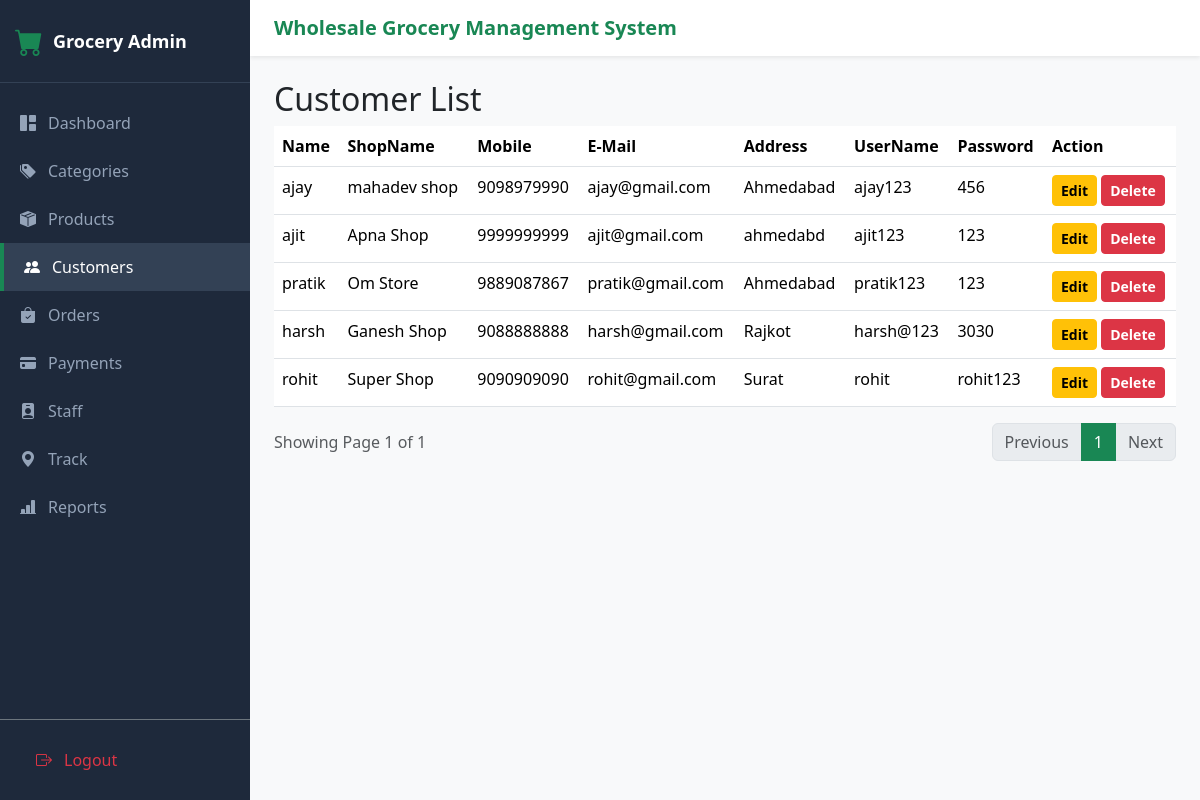
Before: /customer-list/ (signed in) with the older database file.
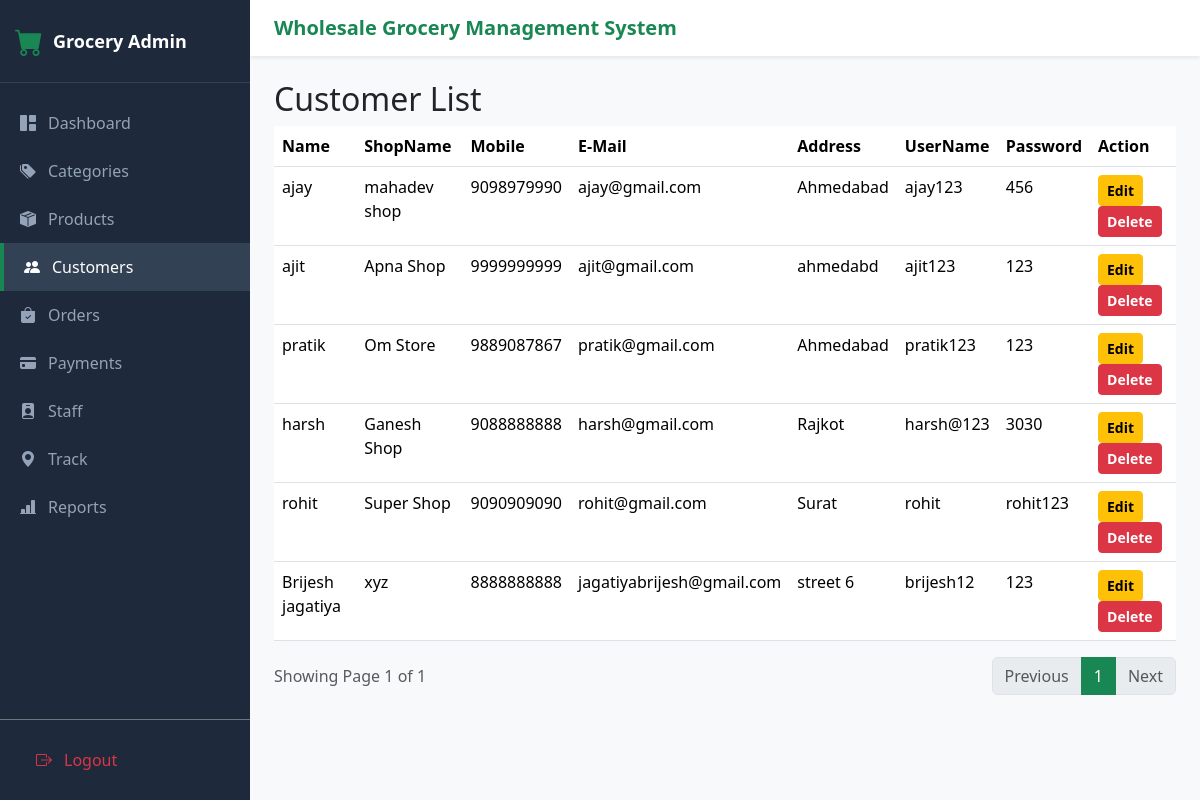
After: the same page with the newer database file.
### GroceryApp/models.py (models this page shows, shortened)
class Customer(models.Model):
    user = models.OneToOneField(User,on_delete=models.CASCADE, null=True, blank=True)
    name = models.CharField(max_length=100)
    shopname = models.CharField(max_length=100)
    mobile = models.CharField(max_length=15)
    country = models.CharField(max_length=50,null=True,blank=True)
    country_code = models.CharField(max_length=10,null=True, blank=True)
    currency_symbol = models.CharField(max_length=10,null=True, blank=True)
    currency_code = models.CharField(max_length=10,null=True, blank=True)
    email = models.EmailField(unique=True)
    address = models.TextField()
    username = models.CharField(max_length=100,unique=True)
    password = models.CharField(max_length=100)

### GroceryApp/views.py (the view)
# urls.py: path("customer-list/",views.customer,name="customer"),
def customer(request):
    if not request.session.get('is_admin'):
        return redirect('/admin-login/')
    customers = Customer.objects.all().order_by('id')
    paginator = Paginator(customers,10)
    page_number = request.GET.get('page')
    customers =  paginator.get_page(page_number)
    return render(request,"admin/customer.html",{'customers':customers})

### templates/admin/customer.html (shortened to what this page needs)
{% extends 'admin/admin_base.html' %}
{% block content %}
<!DOCTYPE html>
<html lang="en">
<head>
</head>
<body>
       <h2>Customer List</h2>
       <table class="table table-border table-hover">
        <thead>
          <tr>
            <th>Name</th>
            <th>ShopName</th>
            <th>Mobile</th>
            <th>E-Mail</th>
            <th>Address</th>
            <th>UserName</th>
            <th>Password</th>
            <th>Action</th>
          </tr>
        </thead>
       <tbody class="tbody">
        {% for customer in customers  %}
        <tr>
            <td>{{ customer.name }}</td>
            <td>{{ customer.shopname }}</td>
            <td>{{ customer.mobile }}</td>
            <td>{{ customer.email }}</td>
            <td>{{ customer.address }}</td>
            <td>{{ customer.username }}</td>
            <td>{{ customer.password }}</td>
            <td>
              <a href="{% url 'edit_customer' customer.id %}" class="btn btn-warning btn-sm fw-bold">Edit</a>
              <a href="{% url 'delete_customer' customer.id %}" class="btn btn-danger btn-sm fw-bold" onclick="return confirm('Are you sure you want to delete this customer?');">Delete</a>
            </td>
        </tr>
        {% endfor %}
       </tbody>
       </table>
       <div class="d-flex justify-content-between align-items-center mt-3">
        <div>
          <span class="text-muted">
            Showing Page {{ customers.number }} of {{ customers.paginator.num_pages }}
          </span>
        </div>
        <nav>
          <ul class="pagination mb-0">
            {% if customers.has_previous %}
              <li class="page-item">
                <a class="page-link text-success" href="?page=1">&laquo; First</a>
              </li>
              <li class="page-item">
                <a class="page-link text-success" href="?page={{ customers.previous_page_number }}">Previous</a>
              </li>
            {% else %}
              <li class="page-item disabled">
                 <span class="page-link">Previous</span>
              </li>
            {% endif %}
            {% for num in customers.paginator.page_range %}
              {% if customers.number == num %}
                <li class="page-item active">
                  <span class="page-link bg-success border-success text-white">{{ num }}</span>
                </li>
              {% elif num > customers.number|add:'-3' and num < customers.number|add:'3' %}
                <li class="page-item">
                  <a class="page-link text-success" href="?page={{ num }}">{{ num }}</a>
                </li>
              {% endif %}
              {% endfor %}
              {% if customers.has_next %}
                <li class="page-item">
                  <a class="page-link text-success" href="?page={{ customers.next_page_number }}">Next</a>
                </li>
                <li class="page-item">
                  <a class="page-link text-success" href="?page={{ customers.paginator.num_pages }}">Last &raquo;</a>
                </li>
              {% else %}
                <li class="page-item disabled">
                  <span class="page-link">Next</span>
                </li>
              {% endif %}
          </ul>
        </nav>
       </div>
</body>
</html>
{% endblock %}

Changed rows visible on the page:
added Customer: name "Brijesh jagatiya", shopname "xyz", mobile "8888888888", email "jagatiyabrijesh@gmail.com", address "street 6", username "brijesh12", password "123"
